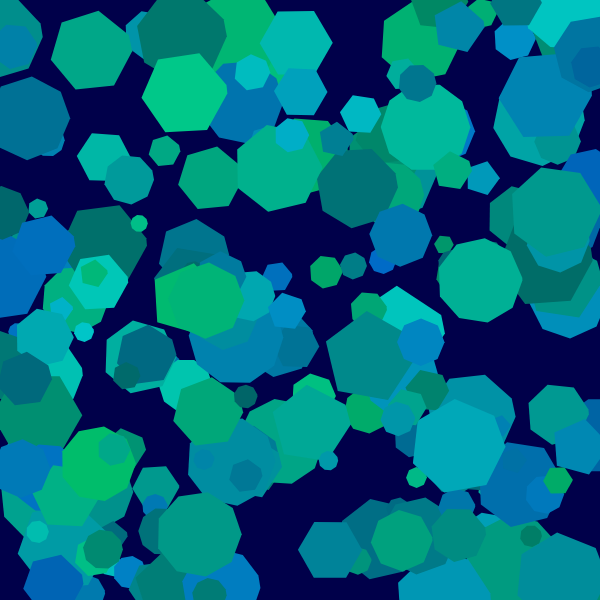
Frame 1 (no input)
Frame 60 (no input): identical to frame 1, image omitted
Frame 120 (the mouse pressed at the canvas centre since frame 60): identical to frame 1, image omitted

The p5.js sketch that drew this single still picture (run headless with seeded random() and noise() and a simulated clock; from frame 60 on, the mouse is pressed at the canvas centre):

// p5.js sketch
// ── sketch.js
let mapSize = 600;
let polygons = [];

function setup() {
	// Draw the canvas, load the image
	createCanvas(mapSize, mapSize);
	background(0, 0, random(10,100), 255);
	
	shapesGalore();
}

function draw() {
}

function shapesGalore() {
	for (let i = 0; i < 200; i++) {
		// clamp x,y positions within the middle of the map
		// let w = random(64, 192); let h = random(64, 192);
		let w = random(width); let h = random(height);

		var _polygon = {
			x: w,
			y: h,
			r: random(8, 48)
		}

		polygons.push(_polygon);
	}

	for (var i = 0; i < polygons.length; i++) {
		fill(0, random(100,200), random(100,200), 255);
		noStroke();
		// ellipse(circles[i].x, circles[i].y, circles[i].r * 2, circles[i].r * 2);
		polygon(polygons[i].x, polygons[i].y, polygons[i].r, random(5, 10));
	}
}

function polygon(x, y, radius, npoints) {
	let angle = TWO_PI / npoints;
	beginShape();
	for (let a = 0; a < TWO_PI; a += angle) {
		let sx = x + cos(a) * radius;
		let sy = y + sin(a) * radius;
		vertex(sx, sy);
	}
	endShape(CLOSE);
}
